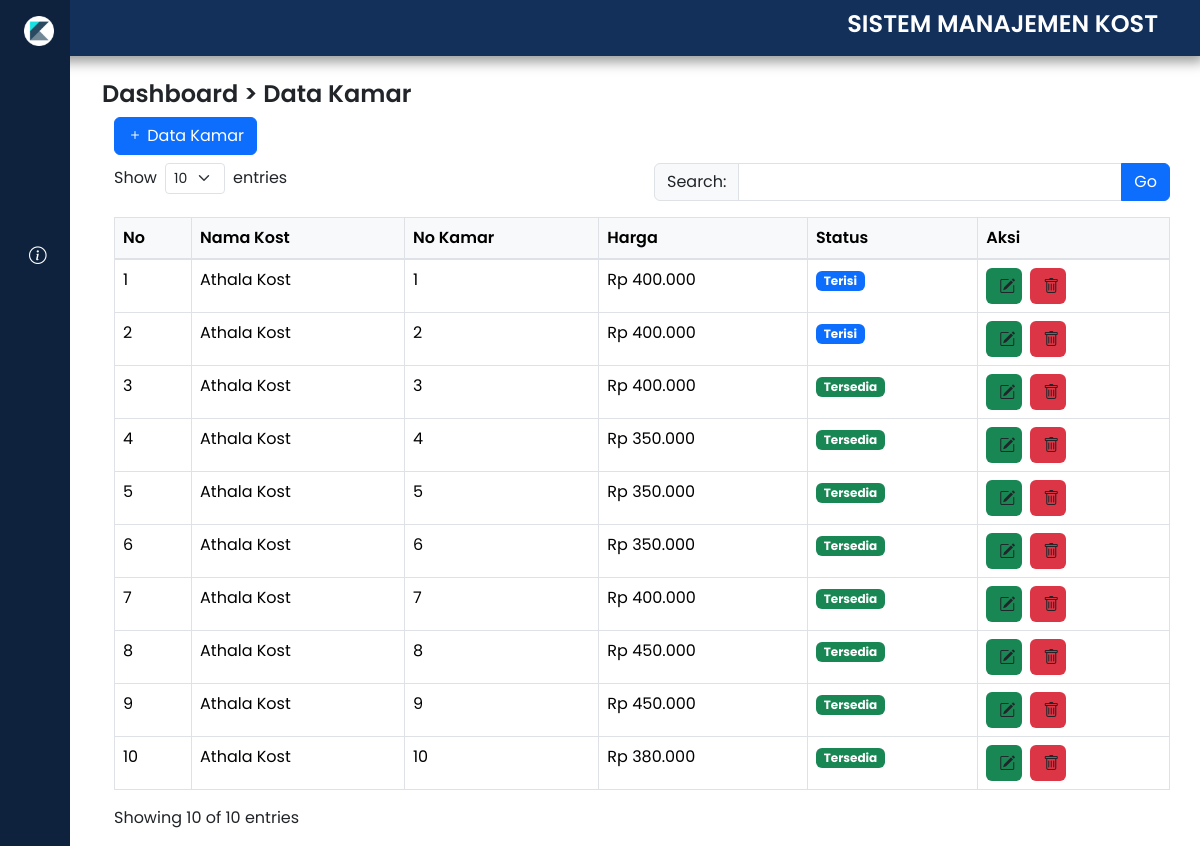
Page /datakamar.php (signed in) on the committed database.
### tables this page shows
CREATE TABLE `data_kamar` (
  `id` int(11) NOT NULL,
  `nama_kost` enum('Athala Kost','Griya Tara 2','Griya Tara 1') NOT NULL,
  `no_kamar` varchar(10) NOT NULL,
  `harga` decimal(10,0) NOT NULL,
  `status` enum('Tersedia','Terisi','Dalam Perbaikan') NOT NULL
);

### datakamar.php (the view, shortened to what this page needs)
<?php
$pdo = include 'koneksi.php';
$search = isset($_GET['search']) ? $_GET['search'] : '';
$limit = isset($_GET['limit']) ? (int)$_GET['limit'] : 10;
if (!empty($search)) {
    $stmt_total = $pdo->prepare("SELECT COUNT(*) as total FROM data_kamar WHERE
                          nama_kost LIKE ? OR
                          no_kamar LIKE ? OR
                          status LIKE ?");
    $searchParam = "%$search%";
    $stmt_total->execute([$searchParam, $searchParam, $searchParam]);
    $total_rows = $stmt_total->fetch(PDO::FETCH_ASSOC)['total'];
    $stmt = $pdo->prepare("SELECT * FROM data_kamar WHERE
                          nama_kost LIKE ? OR
                          no_kamar LIKE ? OR
                          status LIKE ?
                          ORDER BY id DESC LIMIT " . $limit);
    $stmt->execute([$searchParam, $searchParam, $searchParam]);
} else {
    $stmt = $pdo->query("SELECT * FROM data_kamar ORDER BY id DESC LIMIT " . $limit);
}
$data_kamar = $stmt->fetchAll(PDO::FETCH_ASSOC);
$total_rows = count($data_kamar);
?>
<!DOCTYPE html>
<html lang="en">
<head>
    <link href="https://cdn.jsdelivr.net/npm/bootstrap@5.3.3/dist/css/bootstrap.min.css" rel="stylesheet">
    <link rel="stylesheet" href="https://cdn.jsdelivr.net/npm/bootstrap-icons/font/bootstrap-icons.css">
</head>
<body>
    <?php include 'sidebar.php'; ?>
    <?php include 'navbar.php'; ?>
    <div class="wann">
    <h1>Dashboard > Data Kamar</h1>
    <div class="modal-body">
        <div class="container-fluid">
            <div class="card-header mb-2">
                <h5 class="card-title">
                    <button class="btn btn-primary" data-bs-toggle="modal" data-bs-target="#addKamarModal">
                        <i class="bi bi-plus"></i> Data Kamar
                    </button>
                </h5>
            </div>
            <div class="row mb-3">
                <div class="col-md-6">
                    <div class="d-flex align-items-center">
                        <label class="me-2">Show</label>
                        <select class="form-select form-select-sm" style="width: 60px;" id="limitEntries" onchange="changeLimit(this.value)">
                            <option value="10" <?php echo $limit == 10 ? 'selected' : ''; ?>>10</option>
                        </select>
                        <label class="ms-2">entries</label>
                    </div>
                </div>
                <div class="col-md-6">
                    <form method="get" action="">
                        <div class="input-group">
                            <span class="input-group-text">Search:</span>
                            <input type="text" class="form-control" name="search" value="<?php echo htmlspecialchars($search); ?>" aria-label="Search">
                            <button style="z-index: 0;" type="submit" class="btn btn-primary">Go</button>
                        </div>
                    </form>
                </div>
            </div>
            <div class="table-responsive">
                <table class="table table-bordered table-hover">
                    <thead>
                        <tr>
                            <th>No</th>
                            <th>Nama Kost</th>
                            <th>No Kamar</th>
                            <th>Harga</th>
                            <th>Status</th>
                            <th>Aksi</th>
                        </tr>
                    </thead>
                    <tbody>
                        <?php if (count($data_kamar) > 0): ?>
                            <?php $no = 1; ?>
                            <?php foreach ($data_kamar as $kamar): ?>
                                <tr>
                                    <td><?php echo $no++; ?></td>
                                    <td><?php echo htmlspecialchars($kamar['nama_kost']); ?></td>
                                    <td><?php echo htmlspecialchars($kamar['no_kamar']); ?></td>
                                    <td>Rp <?php echo number_format($kamar['harga'], 0, ',', '.'); ?></td>
                                    <td>
                                        <?php
                                        $status_badge = '';
                                        switch($kamar['status']) {
                                            case 'Tersedia':
                                                $status_badge = 'success';
                                                break;
                                            case 'Terisi':
                                                $status_badge = 'primary';
                                                break;
                                        }
                                        ?>
                                        <span class="badge bg-<?php echo $status_badge; ?>"><?php echo htmlspecialchars($kamar['status']); ?></span>
                                    </td>
                                    <td>
                                        <div class="d-flex">
                                            <button class="btn btn-edit me-2 bg-success btn-edit-kamar"
                                                    data-bs-toggle="modal"
                                                    data-bs-target="#editKamarModal"
                                                    data-id="<?php echo $kamar['id']; ?>"
                                                    data-nama-kost="<?php echo $kamar['nama_kost']; ?>"
                                                    data-no-kamar="<?php echo $kamar['no_kamar']; ?>"
                                                    data-harga="<?php echo $kamar['harga']; ?>"
                                                    data-status="<?php echo $kamar['status']; ?>"
                                                    title="Edit">
                                                <i class="bi bi-pencil-square"></i>
                                            </button>
                                            <a href="datakamar.php?delete=<?php echo $kamar['id']; ?>"
                                               class="btn btn-delete bg-danger"
                                               title="Delete"
                                               onclick="return confirm('Apakah Anda yakin ingin menghapus data ini?')">
                                                <i class="bi bi-trash"></i>
                                            </a>
                                        </div>
                                    </td>
                                </tr>
                            <?php endforeach; ?>
                        <?php else: ?>
                            <tr>
                                <td colspan="6" class="text-center">Tidak ada data kamar.</td>
                            </tr>
                        <?php endif; ?>
                    </tbody>
                </table>
            </div>
            <div class="row">
                <div class="col-md-6">
                    <p>Showing <?php echo count($data_kamar); ?> of <?php echo $total_rows; ?> entries</p>
                </div>
            </div>
        </div>
    </div>
</div>
</body>
</html>

### datakamar.php (style rules this page uses)
body { z-index: 2; display: flex; background-size: cover; background-repeat: no-repeat; }
.wann { margin-top: 80px; width: 90%; }
.card-header { background-color: #fff; border-bottom: 1px solid #dee2e6; padding: 10px 15px; display: flex; justify-content: space-between; align-items: center; }
.card-title { margin: 0; color: #333; font-weight: 600; }
.btn-primary { background-color: #1a8cff; border-color: #1a8cff; }
.table thead th { background-color: #f8f9fa; border-bottom: 2px solid #dee2e6; font-weight: 600; }
.btn-edit, .btn-delete { width: 36px; height: 36px; padding: 6px; }
.btn-edit { background-color: #00a65a; border-color: #00a65a; }
.btn-delete { background-color: #dd4b39; border-color: #dd4b39; }
.table-responsive { overflow-x: auto; }
.table-responsive { overflow-x: auto; -webkit-overflow-scrolling: touch; }

### sidebar.php (style rules this page uses)
a { text-decoration: none; }
h1 { font-weight: 600; font-size: 1.5rem; }
body { font-family: 'Poppins', sans-serif; }

### rows in the picture
data_kamar: nama_kost "Athala Kost", no_kamar "1", harga "400.000", status "Terisi"
data_kamar: nama_kost "Athala Kost", no_kamar "2", harga "400.000", status "Terisi"
data_kamar: nama_kost "Athala Kost", no_kamar "3", harga "400.000", status "Tersedia"
data_kamar: nama_kost "Athala Kost", no_kamar "4", harga "350.000", status "Tersedia"
data_kamar: nama_kost "Athala Kost", no_kamar "5", harga "350.000", status "Tersedia"
data_kamar: nama_kost "Athala Kost", no_kamar "6", harga "350.000", status "Tersedia"
data_kamar: nama_kost "Athala Kost", no_kamar "7", harga "400.000", status "Tersedia"
data_kamar: nama_kost "Athala Kost", no_kamar "8", harga "450.000", status "Tersedia"
data_kamar: nama_kost "Athala Kost", no_kamar "9", harga "450.000", status "Tersedia"
data_kamar: nama_kost "Athala Kost", no_kamar "10", harga "380.000", status "Tersedia"

### other values in the picture
count($data_kamar) "10"
$total_rows "10"
